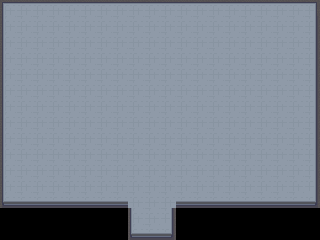

This is a level from a 2D game, rendered from its Tiled map with the project's own tilesets. A one-line summary and the map file follow, with tile-layer data summarised:
An orthogonal 20x15 tile map with 16x16 px tiles, 3 tile layers (Background, Road, Prop), 10 tilesets and 5 objects (2x NPC, 2x Transaction, Props).

<map version="1.10" tiledversion="1.12.2" class="MapMeta" orientation="orthogonal" renderorder="right-down" width="20" height="15" tilewidth="16" tileheight="16" infinite="0" nextlayerid="5" nextobjectid="14">
 <properties>
  <property name="mapId" value="06467980-5568-5a03-8d5d-2d5df42db6a0" />
  <property name="mapName" value="暗网" />
  <property name="parentMap" value="25f3952d-ec39-53af-a8c1-d523c43b80b0" />
  <property name="region" value="开源镇" />
  <property name="type" propertytype="MapType" value="inDoor" />
 </properties>
 <tileset firstgid="1" source="../../../tilesets/土地.tsx" />
 <tileset firstgid="85" source="../../../tilesets/岩石.tsx" />
 <tileset firstgid="90" source="../../../tilesets/草地.tsx" />
 <tileset firstgid="258" source="../../../tilesets/水面.tsx" />
 <tileset firstgid="570" source="../../../tilesets/装饰物.tsx" />
 <tileset firstgid="588" source="../../../tilesets/建筑.tsx" />
 <tileset firstgid="594" source="../../../tilesets/树木.tsx" />
 <tileset firstgid="605" source="../../../tilesets/1_Terrains_16x16.tsx" />
 <tileset firstgid="1341" source="../../../tilesets/Game_Maker_Studio_Autotiles_16x16.tsx" />
 <tileset firstgid="2589" source="../../../tilesets/Godot_Autotiles_16x16.tsx" />
 <layer id="1" name="Background" width="20" height="15">
  <data>[300 cells, 266 non-empty, 15 distinct tile ids]</data>
 </layer>
 <layer id="2" name="Road" width="20" height="15">
  <data>[300 cells, 255 non-empty, 15 distinct tile ids]</data>
 </layer>
 <layer id="3" name="Prop" width="20" height="15">
  <data>[300 cells, 0 non-empty, 0 distinct tile ids]</data>
 </layer>
 <objectgroup id="4" name="Interactive">
  <object id="5" name="小不二" type="NPC" x="86.7945" y="101.171">
   <properties>
    <property name="npcId" value="c6592971-0e60-5f47-969c-2db122c7c011" />
   </properties>
   <point />
  </object>
  <object id="11" name="奸商" type="NPC" x="264.12" y="105.485">
   <properties>
    <property name="npcId" value="4a351008-af94-5d1a-92af-6e6ab6142017" />
   </properties>
   <point />
  </object>
  <object id="9" type="Transaction" x="144" y="208" width="16" height="16">
   <properties>
    <property name="from" value="25f3952d-ec39-53af-a8c1-d523c43b80b0" />
    <property name="to" value="06467980-5568-5a03-8d5d-2d5df42db6a0" />
   </properties>
  </object>
  <object id="10" type="Transaction" x="128" y="224" width="48" height="16">
   <properties>
    <property name="from" value="06467980-5568-5a03-8d5d-2d5df42db6a0" />
    <property name="to" value="25f3952d-ec39-53af-a8c1-d523c43b80b0" />
   </properties>
  </object>
  <object id="13" name="悬赏告示" type="Props" gid="575" x="130.381" y="107.216" width="44" height="42">
  </object>
 </objectgroup>
</map>
